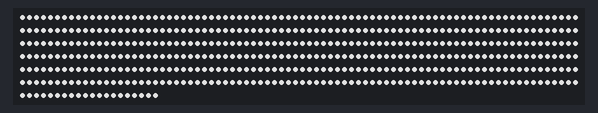
Bench run of a sketch on a simulated Arduino Uno, built with avr-gcc and run on an emulated ATmega328P. Shown: 500 RGB LEDs in strip order, left to right, continuing on the next row. Dim RGB values are drawn brighter than linear.

Above: at 5.1 s.
At 65.1 s:
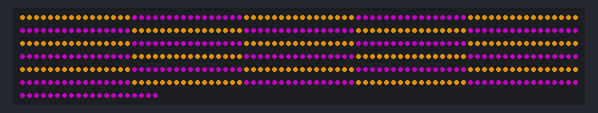
At 83.1 s:
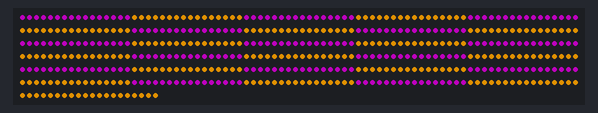
At 122.9 s:
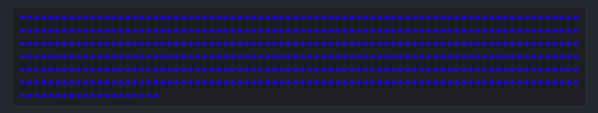

The sketch:

display_lighting.ino
```cpp
#include "PatternManager.h"
#include "ColorFade.h"
#include "Chase.h"
#include "SegmentAlternating.h"
#include "SolidColor.h"

// ---------- Hardware ----------
#define NUM_LEDS     500
#define DATA_PIN     13
#define LED_TYPE     WS2812B
#define COLOR_ORDER  GRB
#define BRIGHTNESS   160

CRGB leds[NUM_LEDS];

SolidColor whiteColorPattern;
SegmentAlternating segmentPattern;
Chase chase;
ColorFade allColorFadePattern;

Pattern* patterns[] = {
  &whiteColorPattern,
  &segmentPattern,
  &chase,
  &allColorFadePattern,
};

PatternManager manager(leds, NUM_LEDS);

void setup() {
  // 5 seconds delay for making it easy to reupload code to the arduino
  delay(5000);

  FastLED.addLeds<LED_TYPE, DATA_PIN, COLOR_ORDER>(leds, NUM_LEDS).setCorrection(TypicalLEDStrip);
  FastLED.setBrightness(BRIGHTNESS);

  // Setup pattern parameters
  whiteColorPattern.setColor(CRGB::White);

  segmentPattern.setSegments(30); // divide strip into 6 parts
  segmentPattern.setColors(CRGB::Orange, CRGB::Purple);
  segmentPattern.setFlipInterval(2000); // flip every 700ms

  chase.setColor(CRGB::Green);
  chase.setStepMs(25);
  chase.setDirection(Chase::Direction::FORWARD);
  chase.setTail(6);
  chase.setBackground(CRGB::Black);
  chase.setHeads(12);

  manager.setPatterns(patterns, sizeof(patterns)/sizeof(patterns[0]));
  manager.setTargetFps(120);

  allColorFadePattern.setTickMs(33);
  allColorFadePattern.setHueStep(1);
  allColorFadePattern.setSaturation(200);
  allColorFadePattern.setValue(200);

  manager.setPatternDuration(0, 60000);
  manager.setPatternDuration(3, 45000);

  // Optional uniform fallback for patterns left at 0:
  manager.setRotateMs(20000);
}


void loop() {
  manager.loop(millis());
}
```

Chase.cpp
```cpp
#include <Arduino.h>
#include "Chase.h"

void Chase::begin(CRGB* leds, int count) {
  Pattern::begin(leds, count);
  lastStep_ = millis();

  // Start phase offset at an edge depending on direction
  if (dir_ == Direction::FORWARD) {
    pos_ = 0;
  } else {
    pos_ = (count > 0) ? (count - 1) : 0;
  }

  renderFrame_();
}

void Chase::update(uint32_t now) {
  if (count <= 0 || !leds) return;

  // Move the global phase on schedule (non-blocking)
  if ((uint32_t)(now - lastStep_) >= stepMs_) {
    lastStep_ = now;

    // Advance phase with wraparound
    if (dir_ == Direction::FORWARD) {
      pos_ = (pos_ + 1) % count;
    } else {
      pos_ = (pos_ - 1 + count) % count;
    }

    renderFrame_();
  }
}

void Chase::renderFrame_() {
  if (!leds || count <= 0) return;

  // Clear to background each frame
  fill_solid(leds, count, bg_);

  // Determine spacing between heads
  const uint16_t spacing = effectiveSpacing_();
  const uint8_t  hcount  = (heads_ == 0) ? 1 : heads_;

  // For each head (evenly spaced), draw head + tail
  for (uint16_t h = 0; h < hcount; ++h) {
    // Base positions spaced by 'spacing', then shifted by global phase pos_
    int headPos = wrap_((int)(h * spacing) + pos_);

    // Draw head
    leds[headPos] = color_;

    // Draw tail
    if (tailLen_ > 0) {
      uint8_t denom = (tailLen_ == 0) ? 1 : tailLen_;
      for (uint8_t t = 1; t <= tailLen_; ++t) {
        int tailPos = (dir_ == Direction::FORWARD)
                      ? wrap_(headPos - (int)t)
                      : wrap_(headPos + (int)t);

        // Fade profile: brighter near head, dimmer farther
        // approx range 220 .. ~40
        uint16_t step = (uint16_t)((180U * (t - 1)) / denom);
        uint8_t scale = (step >= 220U) ? 20U : (uint8_t)(220U - step);
        if (scale < 20) scale = 20;

        CRGB c = color_;
        c.nscale8_video(scale);

        // Composite if tails overlap
        leds[tailPos].r = (leds[tailPos].r > c.r) ? leds[tailPos].r : c.r;
        leds[tailPos].g = (leds[tailPos].g > c.g) ? leds[tailPos].g : c.g;
        leds[tailPos].b = (leds[tailPos].b > c.b) ? leds[tailPos].b : c.b;
      }
    }
  }
}
```

Chase.h
```cpp
#pragma once
#include <Arduino.h>
#include <FastLED.h>
#include "Pattern.h"

/**
 * Chase: multiple moving "runners" (heads + optional tail) along the strip.
 * - Non-blocking update via millis()
 * - Configurable speed, color, direction, tail, and number of heads
 * - Heads are evenly spaced by default; you can also set explicit pixel spacing
 */
class Chase : public Pattern {
public:
  enum class Direction : int8_t { FORWARD = 1, REVERSE = -1 };

  Chase() = default;

  const char* name() const override { return "Chase"; }
  void begin(CRGB* leds, int count) override;
  void update(uint32_t now) override;

  // ---- Configuration API ----
  void setColor(const CRGB& c)        { color_ = c; }
  void setStepMs(uint16_t ms)         { stepMs_ = (ms == 0) ? 1 : ms; }  // ms per step
  void setDirection(Direction d)      { dir_ = d; }
  void setTail(uint8_t len)           { tailLen_ = len; }                // 0 = no tail
  void setBackground(const CRGB& bg)  { bg_ = bg; }

  // New: multiple heads (density) and optional explicit spacing
  void setHeads(uint8_t n)            { heads_ = (n == 0) ? 1 : n; }     // >=1
  void setSpacing(uint16_t px)        { spacingPx_ = px; }               // 0 = auto even spacing

private:
  void renderFrame_();
  inline int wrap_(int idx) const {
    if (count <= 0) return 0;
    while (idx < 0) idx += count;
    while (idx >= count) idx -= count;
    return idx;
  }
  uint16_t effectiveSpacing_() const {
    if (count <= 0) return 1;
    if (spacingPx_ > 0) return spacingPx_;
    // Even spacing by heads
    uint16_t s = (heads_ > 0) ? (uint16_t)(count / heads_) : (uint16_t)count;
    return (s == 0) ? 1 : s;
  }

  // Config
  CRGB       color_      = CRGB::White;
  CRGB       bg_         = CRGB::Black;
  uint16_t   stepMs_     = 30;
  Direction  dir_        = Direction::FORWARD;
  uint8_t    tailLen_    = 0;

  // NEW
  uint8_t    heads_      = 4;      // number of simultaneous heads
  uint16_t   spacingPx_  = 0;      // 0 => auto (count / heads)

  // State
  uint32_t   lastStep_   = 0;
  int        pos_        = 0;      // global phase offset
};
```

ColorFade.cpp
```cpp
#include "ColorFade.h"

void ColorFade::begin(CRGB* leds, int count) {
  Pattern::begin(leds, count);
  lastTickMs_ = millis();
  startMs_    = lastTickMs_;
  // Draw initial frame
  fill_solid(leds, count, CHSV(hue_, sat_, val_));
}

void ColorFade::update(uint32_t now) {
  // Advance hue on schedule (non-blocking)
  if ((uint32_t)(now - lastTickMs_) >= tickMs_) {
    lastTickMs_ = now;
    hue_ += hueStep_; // wraps naturally at 255
  }

  // Determine brightness (with optional breathing)
  uint8_t brightness = val_;
  if (breathing_ && breathDepth_ > 0 && breathPeriodMs_ > 0) {
    uint8_t scale = computeBreathScale_(now); // 0..255
    // Mix base brightness with modulation; center around val_
    // depth controls how much of the modulation applies
    uint16_t delta = ((uint16_t)scale * breathDepth_) >> 7; // 0..(~2*depth)
    int16_t modVal = (int16_t)val_ - (int16_t)breathDepth_ + (int16_t)delta;
    brightness = (uint8_t)constrain(modVal, 0, 255);
  }

  // Render solid color
  fill_solid(leds, count, CHSV(hue_, sat_, brightness));
}

// ---------------- Configuration ----------------
void ColorFade::setTickMs(uint16_t ms) { tickMs_ = (ms == 0) ? 1 : ms; }
void ColorFade::setHueStep(uint8_t s)  { hueStep_ = (s == 0) ? 1 : s; }
void ColorFade::setSaturation(uint8_t s){ sat_ = s; }
void ColorFade::setValue(uint8_t v)     { val_ = v; }

void ColorFade::enableBreathing(bool enable, uint16_t periodMs, uint8_t depth) {
  breathing_ = enable;
  breathPeriodMs_ = (periodMs == 0) ? 1 : periodMs;
  breathDepth_ = (depth > 127) ? 127 : depth;
  startMs_ = millis();
}

uint8_t ColorFade::computeBreathScale_(uint32_t now) const {
  // phase goes 0..255 over the period; beat8 handles wrap neatly
  uint8_t phase = beat8( (uint16_t)(1000UL * 256UL / breathPeriodMs_), (uint16_t)(now - startMs_) );
  // Map sine-ish: 0..255 -> 0..255 with a gentle curve
  // Use cubic shaping for softer ends
  uint16_t x = phase;                // 0..255
  uint16_t a = (x * x) >> 8;         // ~quadratic
  uint16_t b = (a * x) >> 8;         // ~cubic
  return (uint8_t)b;                 // 0..255
}
```

ColorFade.h
```cpp
#pragma once
#include <FastLED.h>
#include "Pattern.h"

/**
 * ColorFade: progressively changes the solid color over time by drifting hue.
 */
class ColorFade : public Pattern {
public:
  ColorFade() = default;

  const char* name() const override { return "ColorFade"; }
  void begin(CRGB* leds, int count) override;
  void update(uint32_t now) override;

  // ---- Configuration API ----
  /**
  Speed of changing the colors
  @param ms time of the color in miliseconds. Default 20ms
  */
  void setTickMs(uint16_t ms);

  /**
  @param step Amount increment the hue per tick. Default 1
  */
  void setHueStep(uint8_t step);

  /**
  @param s Saturation. 0..255, default 255
  */
  void setSaturation(uint8_t s);

  /**
  @param base brightness. 0..255, default 255
  */
  void setValue(uint8_t v);

  /**
  Breathing animation, smooths the in and out
  @param enable True to enable the breathing, default is disblaed.
  @param periodMs Duration of a cycle in miliseconds
  @param depth 0 to 127. How bright the top of the breathing cycle is. Note 0 will not show a cycle even if enabled.
  */
  void enableBreathing(bool enable, uint16_t periodMs = 4000, uint8_t depth = 64);

private:
  // Animation state
  uint32_t lastTickMs_ = 0;
  uint8_t  hue_        = 0;

  // Default config
  uint16_t tickMs_     = 20;   // advance roughly every 20ms
  uint8_t  hueStep_    = 1;    // add 1 to hue each tick
  uint8_t  sat_        = 255;  // saturation
  uint8_t  val_        = 255;  // base brightness

  // Default breathing config
  bool     breathing_  = false;
  uint16_t breathPeriodMs_ = 4000; // 4s cycle
  uint8_t  breathDepth_    = 64;   // 0..127 (how strong the effect)
  uint32_t startMs_    = 0;        // reference time for breathing phase

  /**
  Computes the breathing curve
  @returns 0..255
  */
  uint8_t computeBreathScale_(uint32_t now) const;
};
```

Pattern.h
```cpp
#pragma once
#include <FastLED.h>

struct SensorEvent {
  enum Type : uint8_t { BUTTON, MIC_LEVEL, MOTION, CUSTOM } type;
  int value;      // Generic payload (level, id, etc.)
};

class Pattern {
public:
  virtual ~Pattern() {}
  virtual const char* name() const = 0;
  virtual void begin(CRGB* leds, int count) { this->leds = leds; this->count = count; }
  // Called frequently; must be NON-BLOCKING. 'now' is millis().
  virtual void update(uint32_t now) = 0;
  // Optional: react to sensors
  virtual void onSensor(const SensorEvent& e) { (void)e; }

protected:
  CRGB* leds = nullptr;
  int    count = 0;
};
```

PatternManager.cpp
```cpp
#include "PatternManager.h"

PatternManager::PatternManager(CRGB* leds, int count)
  : leds(leds), count(count) {}

void PatternManager::setPatterns(Pattern** list, size_t n) {
  patterns = list;
  total = n;

  // Recreate durations array to match 'total'
  if (durationsMs) {
    delete[] durationsMs;
    durationsMs = nullptr;
    durationsCount = 0;
  }
  if (total > 0) {
    durationsMs = new uint32_t[total];
    durationsCount = total;
    for (size_t i = 0; i < durationsCount; ++i) durationsMs[i] = 0; // default: 0 => use rotateMs
  }

  if (total > 0) {
    current = 0;
    patterns[current]->begin(leds, count);
    lastSwitch = millis();
    currentStartMs = lastSwitch; // start elapsed timer for current pattern
  }
}

void PatternManager::setTargetFps(uint16_t fps) {
  targetFrameMs = (fps > 0) ? (1000UL / fps) : 1000UL;
}

void PatternManager::setRotateMs(uint32_t ms) {
  rotateMs = ms;
}

void PatternManager::setPatternDuration(size_t idx, uint32_t ms) {
  if (durationsMs && idx < durationsCount) {
    durationsMs[idx] = ms; // 0 => use rotateMs fallback (or no auto-advance if rotateMs==0)
  }
}

void PatternManager::next() {
  if (!total) return;
  switchTo((current + 1) % total);
}

void PatternManager::prev() {
  if (!total) return;
  switchTo((current + total - 1) % total);
}

void PatternManager::switchTo(size_t idx) {
  if (!total) return;
  idx %= total;
  current = idx;
  patterns[current]->begin(leds, count);
  lastSwitch = millis();
  currentStartMs = lastSwitch; // reset per-pattern elapsed timer
}

void PatternManager::handleSensor(const SensorEvent& e) {
  if (!total) return;
  patterns[current]->onSensor(e);
}

uint32_t PatternManager::currentDurationMs_() const {
  // Prefer per-pattern duration if configured (and durations array exists)
  if (durationsMs && current < durationsCount && durationsMs[current] > 0) {
    return durationsMs[current];
  }
  // Fallback to uniform rotateMs (may be 0 => no auto-advance)
  return rotateMs;
}

void PatternManager::startCurrent_(uint32_t now) {
  patterns[current]->begin(leds, count);
  lastSwitch = now;
  currentStartMs = now;
}

void PatternManager::loop(uint32_t now) {
  if (!total) return;

  // Determine the active duration: per-pattern first, then uniform fallback.
  const uint32_t dur = currentDurationMs_();

  // Auto-advance if a duration is active
  if (dur > 0 && (now - currentStartMs) >= dur) {
    next(); // switchTo() inside next() will reset currentStartMs
  }

  // Let the active pattern render into leds[]
  patterns[current]->update(now);

  // Throttle FastLED.show() to target FPS
  if ((now - lastShow) >= targetFrameMs) {
    FastLED.show();
    lastShow = now;
  }
}

const char* PatternManager::currentName() const {
  return total ? patterns[current]->name() : "";
}
```

PatternManager.h
```cpp
#pragma once
#include <Arduino.h>
#include <FastLED.h>
#include "Pattern.h"

/**
Handles changing the patterns through time and handles sensors
*/
class PatternManager {
public:
  /**
  PatternManager constructor
  @param CRGB FastLED CRGB construct: https://fastled.io/docs/d7/d82/struct_c_r_g_b.html
  @param count Amount of LEDs
  */
  PatternManager(CRGB* leds, int count);

  /**
  Sets the list of patterns to cycle through
  @param list Array of patterns
  @param n Size of the array
  */
  void setPatterns(Pattern** list, size_t n);

  /**
  Target refresh rate
  @param fps Refresh rate
  */
  void setTargetFps(uint16_t fps);

  /**
  Uniform time dedicated to each pattern (fallback if no per-pattern duration is set)
  @param ms Change time in milliseconds
  */
  void setRotateMs(uint32_t ms);

  /**
  Set pattern duration for a specific pattern in the array
  @param idx Position of the pattern
  @param ms Duration in milliseconds (0 => use rotateMs fallback; if rotateMs is 0, no auto-advance)
  */
  void setPatternDuration(size_t idx, uint32_t ms);

  /**
  Change to the next pattern
  */
  void next();

  /**
  Changes to previous pattern
  */
  void prev();

  /**
  Switches to a specific pattern
  @param idx Array index for the one set in the setPatterns() function
  */
  void switchTo(size_t idx);

  /**
  Handles sensor events (pass-through to current pattern)
  */
  void handleSensor(const SensorEvent& e);

  /**
  Handles looping through the patterns. Call this in the main loop.
  @param now Current time in milliseconds
  */
  void loop(uint32_t now);

  const char* currentName() const;

private:
  void startCurrent_(uint32_t now);
  uint32_t currentDurationMs_() const;

  CRGB* leds;
  int count;

  Pattern** patterns = nullptr;
  size_t total = 0;
  size_t current = 0;

  uint32_t lastShow = 0;
  uint32_t lastSwitch = 0;     // retained for backwards-compatibility
  uint32_t targetFrameMs = 16; // ~60 FPS default
  uint32_t rotateMs = 0;       // 0 = disabled (fallback if no per-pattern duration set)

  // --- Per-pattern durations (dynamic, matches 'total') ---
  uint32_t* durationsMs = nullptr;  // length == total; entries default to 0
  size_t    durationsCount = 0;     // equals 'total' after setPatterns()
  uint32_t  currentStartMs = 0;     // millis() when current pattern started
};
```

SegmentAlternating.cpp
```cpp
#include "SegmentAlternating.h"

void SegmentAlternating::begin(CRGB* leds, int count) {
  Pattern::begin(leds, count);
  lastFlip_ = millis();
  flipped_ = false;
  render_();
}

void SegmentAlternating::update(uint32_t now) {
  if ((uint32_t)(now - lastFlip_) >= intervalMs_) {
    lastFlip_ = now;
    flipped_ = !flipped_;
    render_();
  }
}

void SegmentAlternating::setSegments(uint8_t n) {
  segments_ = (n == 0) ? 1 : n;
}

void SegmentAlternating::setColors(const CRGB& a, const CRGB& b) {
  colorA_ = a;
  colorB_ = b;
}

void SegmentAlternating::setFlipInterval(uint32_t ms) {
  intervalMs_ = (ms == 0) ? 1 : ms;
}

void SegmentAlternating::render_() {
  if (!leds || count <= 0) return;

  uint16_t segLength = count / segments_;
  if (segLength == 0) segLength = 1;   // safety for too many segments

  for (uint8_t i = 0; i < segments_; ++i) {

    // Choose color based on segment index and flip state
    bool useA = ((i % 2 == 0) ^ flipped_);
    CRGB c = useA ? colorA_ : colorB_;

    uint16_t start = i * segLength;
    uint16_t end   = (i == segments_ - 1) ? count : start + segLength;

    for (uint16_t p = start; p < end; ++p) {
      leds[p] = c;
    }
  }
}
```

SegmentAlternating.h
```cpp
#pragma once
#include <FastLED.h>
#include "Pattern.h"

/**
 * SegmentAlternating:
 * - Divides strip into N segments.
 * - Alternates segment colors (A/B).
 * - After a delay, colors flip.
 */
class SegmentAlternating : public Pattern {
public:
  SegmentAlternating() = default;

  const char* name() const override { return "SegmentAlternating"; }
  void begin(CRGB* leds, int count) override;
  void update(uint32_t now) override;

  // Configuration API
  /**
  @param n number of segments
  */
  void setSegments(uint8_t n);

  /**
  @param CRGB a Color 1
  @param CRGB b Color 2
  */
  void setColors(const CRGB& a, const CRGB& b);
  void setFlipInterval(uint32_t ms);        // how fast to swap colors

private:
  uint8_t   segments_     = 4;      // number of segments
  CRGB      colorA_       = CRGB::Red;
  CRGB      colorB_       = CRGB::Blue;
  uint32_t  intervalMs_   = 500;    // swap interval
  uint32_t  lastFlip_     = 0;
  bool      flipped_      = false;

  void render_();
};
```

Source omitted: SolidColor.cpp (1614 bytes), SolidColor.h (1322 bytes)
